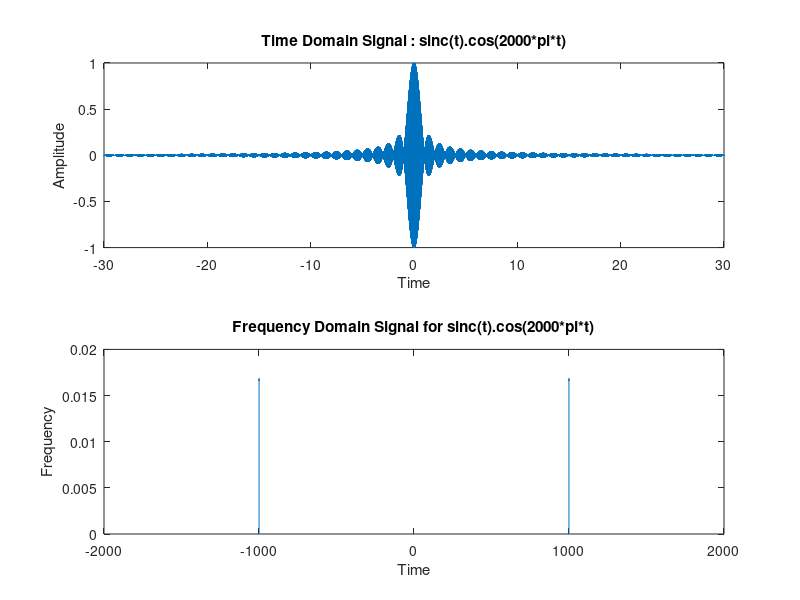

Write the MATLAB code that produced this figure.
clc
clear all
close all

fs = 2000;
t = -30:1/fs:30;
y1 = sinc(t);
y2 = cos(2000*pi*t);
y = y1.*y2;

figure(1)
subplot(2,1,1)
plot(t,y)
title('Time Domain Signal : sinc(t).cos(2000*pi*t)')
ylabel('Amplitude');
xlabel('Time');

N = length(y);
f = linspace(-fs/2,fs/2,N);
y_f = fft(y)/N;

subplot(2,1,2)
plot(f,fftshift(abs(y_f)))
title('Frequency Domain Signal for sinc(t).cos(2000*pi*t)')
ylabel('Frequency');
xlabel('Time');
xlim([-2000 2000])